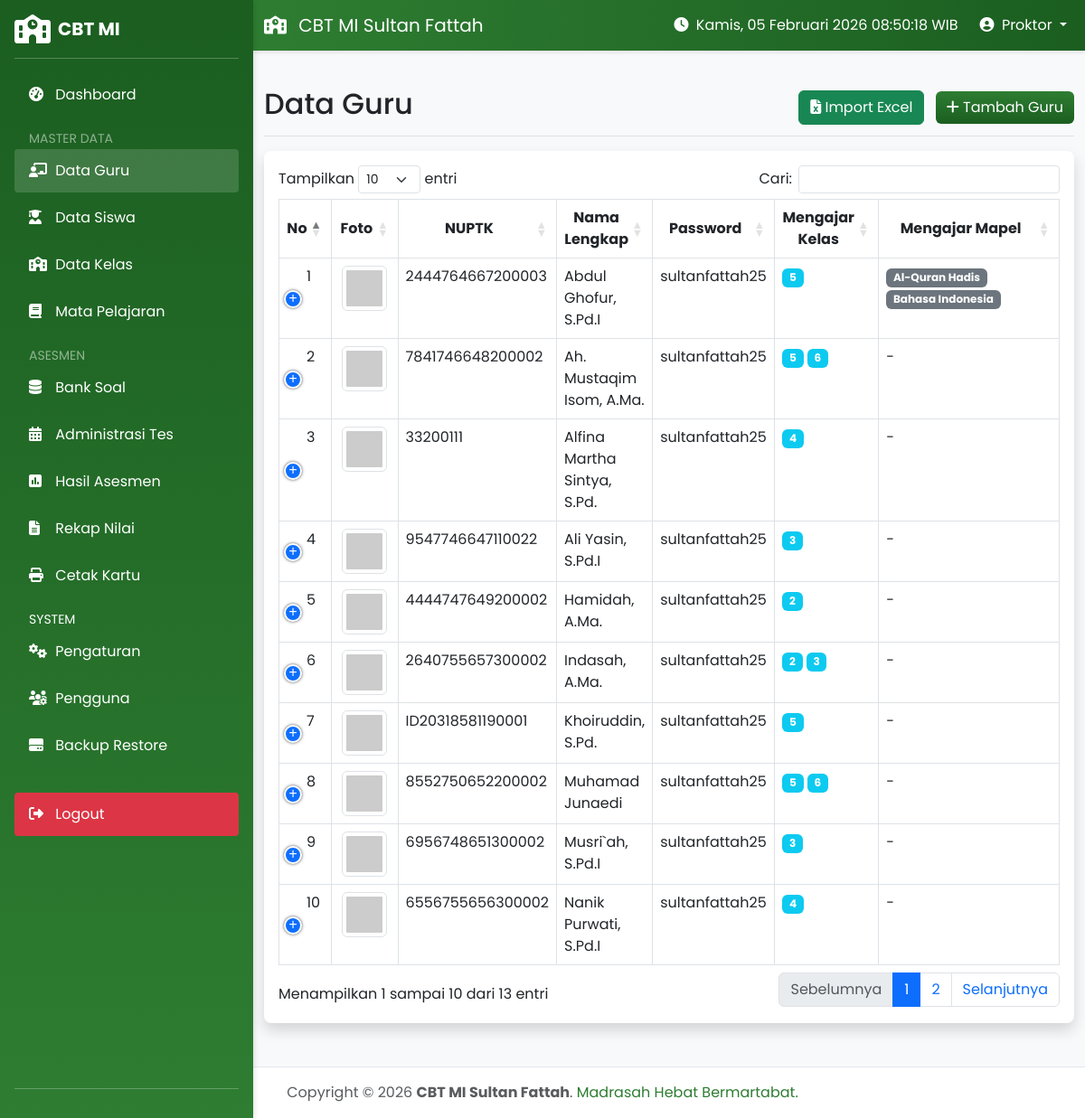
The page /modules/master/guru.php (signed in) on the database its author committed.
### tables this page shows
CREATE TABLE `users` (
  `id_user` int NOT NULL AUTO_INCREMENT,
  `username` varchar(50) NOT NULL,
  `password` varchar(255) NOT NULL,
  `password_plain` varchar(255) DEFAULT NULL,
  `nama_lengkap` varchar(100) NOT NULL,
  `level` enum('admin','guru') NOT NULL,
  `foto` varchar(255) DEFAULT NULL,
  `status` enum('aktif','nonaktif') NOT NULL DEFAULT 'aktif',
  `created_at` timestamp NULL DEFAULT CURRENT_TIMESTAMP,
  `mengajar_kelas` text,
  `mengajar_mapel` text,
  PRIMARY KEY (`id_user`)
);

### modules/master/guru.php (the view, shortened to what this page needs)
<?php
include '../../config/database.php';
include '../../includes/header.php';
$q_kelas = mysqli_query($koneksi, "SELECT * FROM kelas ORDER BY nama_kelas ASC");
$kelas_opts = [];
while($k = mysqli_fetch_assoc($q_kelas)) {
    $kelas_opts[] = $k;
}
$q_mapel = mysqli_query($koneksi, "SELECT * FROM mapel ORDER BY nama_mapel ASC");
$mapel_opts = [];
while($m = mysqli_fetch_assoc($q_mapel)) {
    $mapel_opts[] = $m;
}
?>
<link href="https://cdn.jsdelivr.net/npm/select2@4.1.0-rc.0/dist/css/select2.min.css" rel="stylesheet" />
<link href="https://cdn.jsdelivr.net/npm/select2-bootstrap-5-theme@1.3.0/dist/select2-bootstrap-5-theme.min.css" rel="stylesheet" />
<div class="d-flex justify-content-between flex-wrap flex-md-nowrap align-items-center pt-3 pb-2 mb-3 border-bottom">
    <h1 class="h2">Data Guru</h1>
    <div>
        <button type="button" class="btn btn-success me-2" data-bs-toggle="modal" data-bs-target="#importModal">
            <i class="fas fa-file-excel"></i> Import Excel
        </button>
        <button type="button" class="btn btn-primary" data-bs-toggle="modal" data-bs-target="#addModal">
            <i class="fas fa-plus"></i> Tambah Guru
        </button>
    </div>
</div>
<div class="card shadow mb-4">
    <div class="card-body">
        <div class="table-responsive">
            <table class="table table-bordered table-hover table-datatable" width="100%" cellspacing="0">
                <thead class="bg-light">
                    <tr>
                        <th width="5%">No</th>
                        <th width="10%">Foto</th>
                        <th>NUPTK</th>
                        <th>Nama Lengkap</th>
                        <th>Password</th>
                        <th>Mengajar Kelas</th>
                        <th>Mengajar Mapel</th>
                    </tr>
                </thead>
                <tbody>
                    <?php
                    $query = mysqli_query($koneksi, "SELECT * FROM users WHERE level='guru' ORDER BY nama_lengkap ASC");
                    $no = 1;
                    while ($row = mysqli_fetch_assoc($query)) :
                        $kelas_ids = explode(',', $row['mengajar_kelas'] ?? '');
                        $kelas_names = [];
                        foreach($kelas_ids as $kid) {
                            foreach($kelas_opts as $ko) {
                                if($ko['id_kelas'] == $kid) $kelas_names[] = $ko['nama_kelas'];
                            }
                        }
                        $mapel_ids = explode(',', $row['mengajar_mapel'] ?? '');
                        $mapel_names = [];
                        foreach($mapel_ids as $mid) {
                            foreach($mapel_opts as $mo) {
                                if($mo['id_mapel'] == $mid) $mapel_names[] = $mo['nama_mapel'];
                            }
                        }
                    ?>
                        <tr>
                            <td><?php echo $no++; ?></td>
                            <td class="text-center">
                                <?php if($row['foto']): ?>
                                    <img src="../../assets/img/guru/<?php echo $row['foto']; ?>" alt="Foto" class="img-thumbnail" style="height: 50px;">
                                <?php else: ?>
                                    <img src="https://ui-avatars.com/api/?name=<?php echo urlencode($row['nama_lengkap']); ?>&background=random" alt="Foto" class="img-thumbnail" style="height: 50px;">
                                <?php endif; ?>
                            </td>
                            <td><?php echo $row['username']; ?></td>
                            <td><?php echo $row['nama_lengkap']; ?></td>
                            <td><?php echo $row['password_plain']; ?></td>
                            <td>
                                <?php
                                if(!empty($kelas_names)) {
                                    foreach($kelas_names as $kn) {
                                        echo '<span class="badge bg-info me-1">'.$kn.'</span>';
                                    }
                                } else {
                                    echo '-';
                                }
                                ?>
                            </td>
                            <td>
                                <?php
                                if(!empty($mapel_names)) {
                                    foreach($mapel_names as $mn) {
                                        echo '<span class="badge bg-secondary me-1">'.$mn.'</span>';
                                    }
                                } else {
                                    echo '-';
                                }
                                ?>
                            </td>
                        </tr>
                    <?php endwhile; ?>
                </tbody>
            </table>
        </div>
    </div>
</div>
<?php include '../../includes/footer.php'; ?>

### assets/css/style.css (style rules this page uses)
:root { --kemenag-green: #00796b; --kemenag-light: #4db6ac; --kemenag-dark: #004d40; --white: #ffffff; --gray-100: #f8f9fa; }
body { font-family: 'Segoe UI', Tahoma, Geneva, Verdana, sans-serif; background-color: var(--gray-100); }
.card { border: none; box-shadow: 0 0.125rem 0.25rem rgba(0,0,0,0.075); border-radius: 10px; }

### assets/css/custom.css (style rules this page uses)
:root { --kemenag-green: #2e7d32; --kemenag-green-dark: #1b5e20; --kemenag-green-light: #4caf50; --sidebar-width: 280px; }
body { background-color: #f8f9fa; overflow-x: hidden; font-family: 'Poppins', sans-serif; }
.card { border: none; box-shadow: 0 0.15rem 1.75rem 0 rgba(58, 59, 69, 0.15); border-radius: 0.5rem; }
.btn-primary { background: linear-gradient(180deg, #2e7d32 0%, #1b5e20 100%); border: none; }
.table thead th { text-align: center; vertical-align: middle; }
.table-datatable thead th, table.dataTable thead th { text-align: center !important; vertical-align: middle !important; }

### rows shown on the page
users: username "2444764667200003", nama_lengkap "Abdul Ghofur, S.Pd.I", password_plain "sultanfattah25", kn "5", mn "Al-Quran Hadis", mn "Bahasa Indonesia"
users: username "7841746648200002", nama_lengkap "Ah. Mustaqim Isom, A.Ma.", password_plain "sultanfattah25", kn "5", kn "6"
users: username "33200111", nama_lengkap "Alfina Martha Sintya, S.Pd.", password_plain "sultanfattah25", kn "4"
users: username "9547746647110022", nama_lengkap "Ali Yasin, S.Pd.I", password_plain "sultanfattah25", kn "3"
users: username "4444747649200002", nama_lengkap "Hamidah, A.Ma.", password_plain "sultanfattah25", kn "2"
users: username "2640755657300002", nama_lengkap "Indasah, A.Ma.", password_plain "sultanfattah25", kn "2", kn "3"
users: username "ID20318581190001", nama_lengkap "Khoiruddin, S.Pd.", password_plain "sultanfattah25", kn "5"
users: username "8552750652200002", nama_lengkap "Muhamad Junaedi", password_plain "sultanfattah25", kn "5", kn "6"
users: username "6956748651300002", nama_lengkap "Musri`ah, S.Pd.I", password_plain "sultanfattah25", kn "3"
users: username "6556755656300002", nama_lengkap "Nanik Purwati, S.Pd.I", password_plain "sultanfattah25", kn "4"

### other values the page prints
$_SESSION['nama'] "Proktor"
